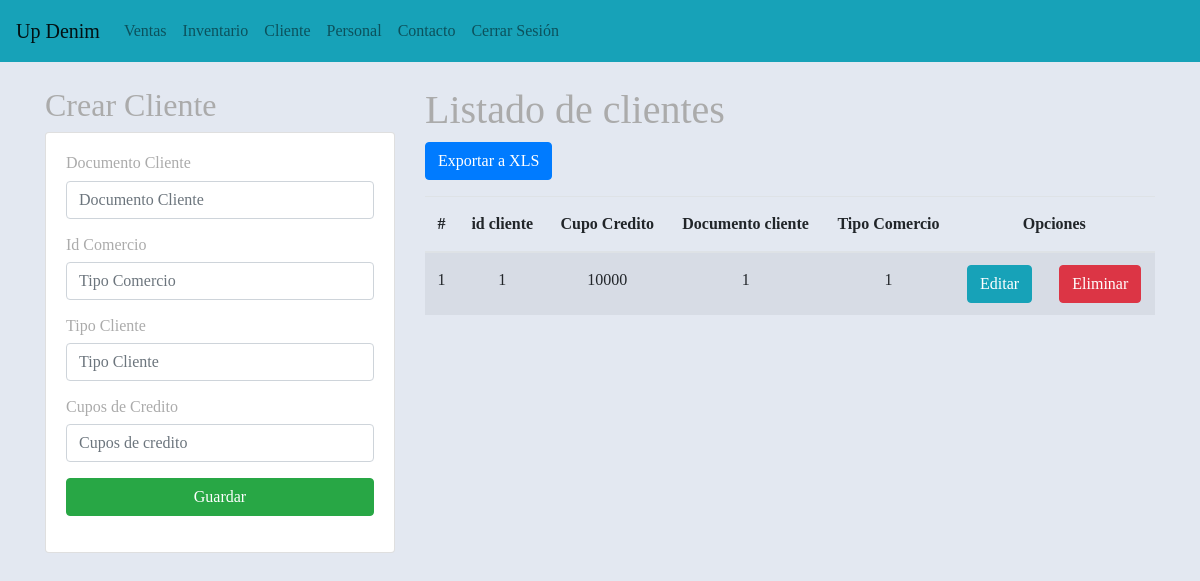
The page /gestionCliente/ (signed in) on the database as committed earlier.
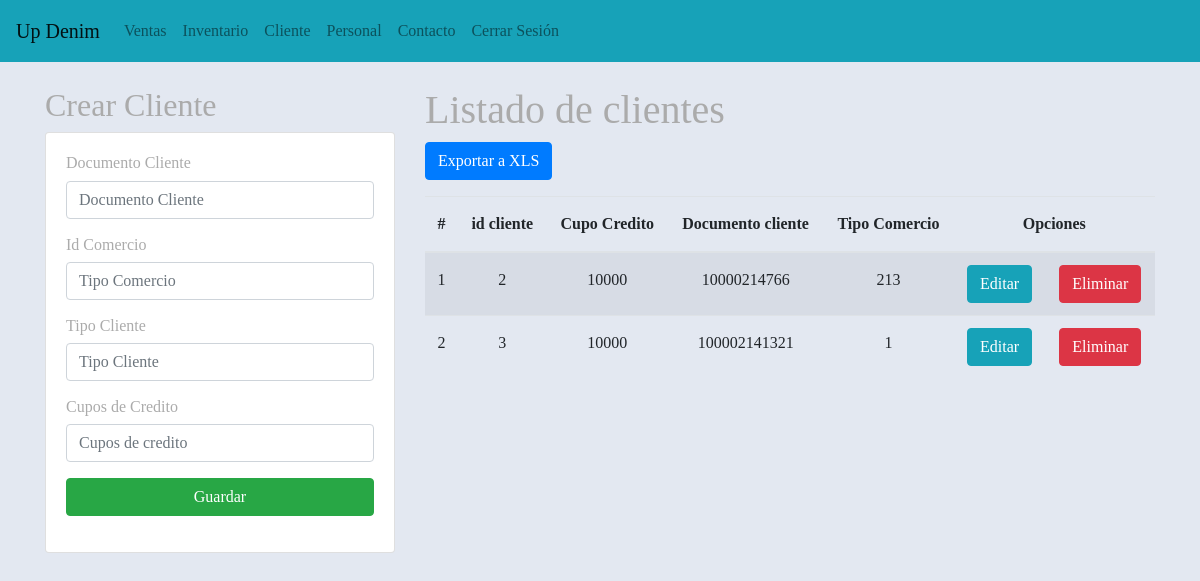
The same page on the database as committed later.
### aplicaciones/Academico/models.py (models this page shows, shortened)
class Cliente(models.Model):
    idCliente = models.AutoField(primary_key=True)
    cupoCredito = models.IntegerField()
    idDocumentoCli = models.IntegerField()
    idTipoComercio = models.IntegerField()
    idTipoCliente = models.IntegerField()

### aplicaciones/Academico/views.py (the view)
# urls.py: path('gestionCliente/', views.vistaCliente),
@login_required
def vistaCliente(request):
    Clientesss = Cliente.objects.all()
    if not request.user.is_staff:
        return render(request,"home.html")
    return render(request, "gestionCliente.html", {"cliente": Clientesss})

### aplicaciones/Academico/templates/gestionCliente.html (shortened to what this page needs)
{% extends "./base.html" %}
{% block body %}
<div class="row">
    <div class="col-sm-12 col-md-6 col-lg-4 col-xl-4">
        <h2> Crear  Cliente </h2>
        <div class="card">
            <div class="card-body">
                <form action="/registrarCliente/" method="POST">  {% csrf_token %}
                    <div class="form-group">
                    <div class="form-group">
                        <h6>Documento Cliente</h6>
                        <input type="text" id="txtDocumento" name="txtDocumento" class="form-control" placeholder="Documento Cliente" minlength="1" maxlength="58"  required>
                    </div>
                    <div class="form-group">
                        <h6>Id Comercio</h6>
                        <input type="text" id="txtComercio" name="txtComercio"  class="form-control" placeholder="Tipo Comercio" minlength="1" maxlength="58"  required>
                    </div>
                    <div class="form-group">
                        <h6>Tipo Cliente</h6>
                        <input type="text" id="txtTipo" name="txtTipo"  class="form-control" placeholder="Tipo Cliente" minlength="1" maxlength="58" required>
                    </div>
                    <div class="form-group">
                        <h6>Cupos de Credito</h6>
                        <input type="text" id="txtCupo" name="txtCupo" class="form-control" placeholder="Cupos de credito" minlength="1" maxlength="58"  required>
                    </div>
                        <div class="form-group">
                            <button type="submit" class="btn btn-success btn-block text-white">Guardar</button>
                        </div>
                 </form>
            </div>
            </div>
        </div>
    </div>
<div class="col-sm-12 col-md-6 col-lg-8 col-xl-8">
    <h1> Listado de clientes </h1>       <a href="{% url 'exportar_clientes' %}" class="btn btn-primary">Exportar a XLS</a>
<div class="table-responsive py-2">
</div>
    <table class="table table-striped">
        <thead>
            <tr>
                <th>#</th>
                <th>id cliente</th>
                <th>Cupo Credito</th>
                <th>Documento cliente</th>
                <th>Tipo Comercio</th>
                <th colspan="2">Opciones</th>
            </tr>
            </thead>
            <tbody>
            {% for cliente in cliente%}
                <tr>
                    <td>{{forloop.counter}}</td>
                    <td>{{cliente.idCliente}}</td>
                    <td>{{cliente.cupoCredito}}</td>
                    <td>{{cliente.idDocumentoCli}}</td>
                    <td>{{cliente.idTipoComercio}}</td>
                    <td><a href="{% url 'edicionCliente' cliente.idCliente %}" class="btn btn-info">Editar</a></td>
                    <td><a href="{% url 'eliminarCliente' cliente.idCliente %}" class="btn btn-danger btnEliminacion">Eliminar</a></td>
                </tr>
            {% endfor%}
            </tbody>
    </table>
</div>
</div>
{% endblock %}

Rows that differ between the two databases and show on the page:
removed Cliente: idCliente "1", cupoCredito "10000", idDocumentoCli "1", idTipoComercio "1"
added Cliente: idCliente "2", cupoCredito "10000", idDocumentoCli "10000214766", idTipoComercio "213"
added Cliente: idCliente "3", cupoCredito "10000", idDocumentoCli "100002141321", idTipoComercio "1"
